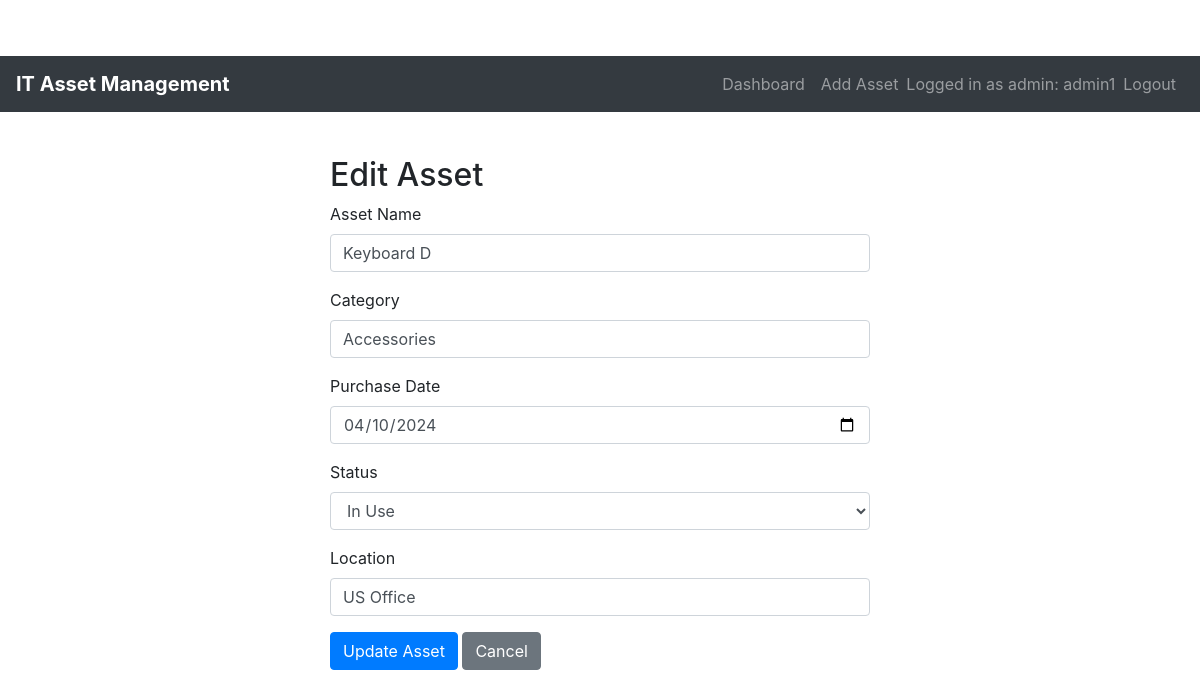
The app's page /edit_asset/4 (signed in) with its own data.
### tables this page shows
CREATE TABLE assets (
    asset_id INTEGER PRIMARY KEY AUTOINCREMENT,
    name TEXT NOT NULL,
    category TEXT NOT NULL,
    purchase_date DATE NOT NULL,
    status TEXT NOT NULL,
    location TEXT NOT NULL,
    user_id INTEGER NOT NULL,
    FOREIGN KEY (user_id) REFERENCES users(id)
);

### assets.py (the view, shortened to what this page needs)
@assets_bp.route('/edit_asset/<int:asset_id>', methods=['GET', 'POST'])
def edit_asset(asset_id):
    if 'user_id' not in session:
        flash('Please log in to continue.', 'danger')
        return redirect(url_for('auth.login'))
    db = get_db()
    asset = db.execute('SELECT * FROM assets WHERE asset_id = ?', (asset_id,)).fetchone()
    if asset is None:
        flash('Asset not found.', 'danger')
        return redirect(url_for('assets.dashboard'))
    return render_template('edit_asset.html', asset=asset)

### database.py (called while the page is built)
def get_db():
    if 'db' not in g:
        g.db = sqlite3.connect('assets.db')
        g.db.row_factory = sqlite3.Row
    return g.db

### templates/edit_asset.html (shortened to what this page needs)
{% extends "base.html" %}
{% block content %}
<div class="row justify-content-center">
    <div class="col-md-6">
        <h2>Edit Asset</h2>
        <form method="POST" action="">
            <div class="form-group">
                <label for="name">Asset Name</label>
                <input type="text" name="name" class="form-control" value="{{ asset['name'] }}" required>
            </div>
            <div class="form-group">
                <label for="category">Category</label>
                <input type="text" name="category" class="form-control" value="{{ asset['category'] }}" required>
            </div>
            <div class="form-group">
                <label for="purchase_date">Purchase Date</label>
                <input type="date" name="purchase_date" class="form-control" value="{{ asset['purchase_date'] }}" required>
            </div>
            <div class="form-group">
                <label for="status">Status</label>
                <select name="status" class="form-control" required>
                    <option value="In Use" {% if asset['status'] == 'In Use' %}selected{% endif %}>In Use</option>
                </select>
            </div>
            <div class="form-group">
                <label for="location">Location</label>
                <input type="text" name="location" class="form-control" value="{{ asset['location'] }}" required>
            </div>
            <button type="submit" class="btn btn-primary">Update Asset</button>
            <a href="{{ url_for('assets.dashboard') }}" class="btn btn-secondary">Cancel</a>
        </form>
    </div>
</div>
{% endblock %}

### static/styles.css (style rules this page uses)
body { padding-top: 56px; }
h2 { margin-top: 20px; }

### records on screen
assets: name "Keyboard D", category "Accessories", purchase_date "04/10/2024", status "In Use", location "US Office"

### other values on screen
{{ session.get('role') }} "admin"
{{ session.get('username') }} "admin1"
